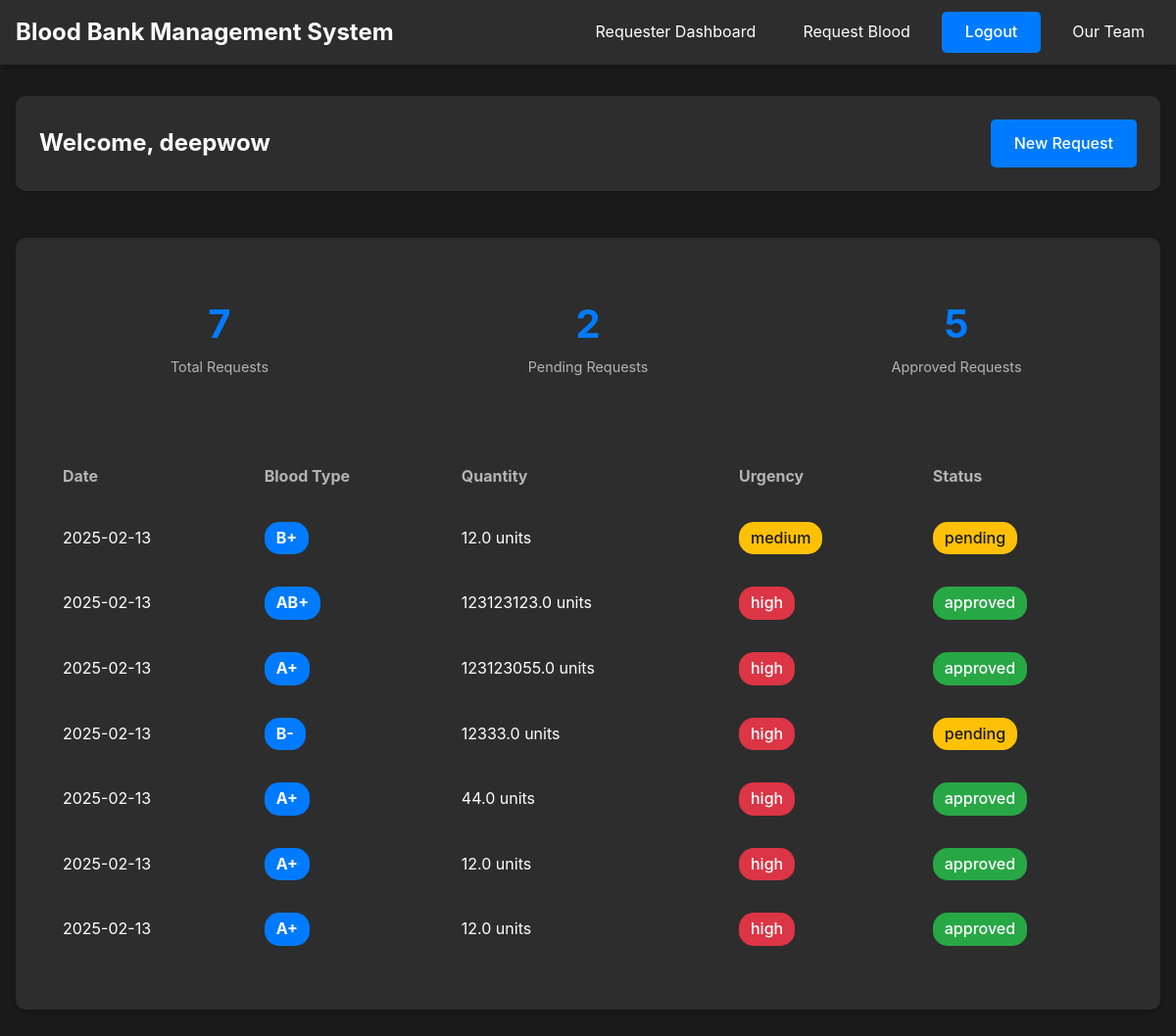
The page /requester_dashboard (signed in) on the database its author committed.
### models.py (models this page shows, shortened)
class User(UserMixin, db.Model):
    id = db.Column(db.Integer, primary_key=True)
    username = db.Column(db.String(64), unique=True, nullable=False)
    email = db.Column(db.String(120), unique=True, nullable=False)
    password_hash = db.Column(db.String(128))
    user_type = db.Column(db.String(20), nullable=False)  # admin, donor, or requester
    donations = db.relationship('BloodDonation', backref='donor', lazy=True)
    requests = db.relationship('BloodRequest', backref='requester', lazy=True)

class BloodRequest(db.Model):
    id = db.Column(db.Integer, primary_key=True)
    requester_id = db.Column(db.Integer, db.ForeignKey('user.id'), nullable=False)
    blood_type = db.Column(db.String(10), nullable=False)
    quantity = db.Column(db.Float, nullable=False)  # in units
    urgency = db.Column(db.String(20), nullable=False)  # high, medium, low
    status = db.Column(db.String(20), default='pending')  # pending, approved, rejected
    request_date = db.Column(db.DateTime, default=datetime.utcnow)

### app.py (the view)
@app.route('/requester_dashboard')
@login_required
def requester_dashboard():
    if current_user.user_type != 'requester':
        flash('Access denied. Requesters only.', 'error')
        return redirect(url_for('home'))
    requests = BloodRequest.query\
        .filter_by(requester_id=current_user.id)\
        .order_by(BloodRequest.request_date.desc())\
        .all()
    return render_template('requester_dashboard.html', requests=requests)

### app.py (called while the page is built)
@login_manager.user_loader
def load_user(user_id):
    return User.query.get(int(user_id))

### templates/requester_dashboard.html
{% extends "base.html" %}
{% block content %}
<div class="dashboard-container">
    <div class="dashboard-header card">
        <h2>Welcome, {{ current_user.username }}</h2>
        <a href="{{ url_for('request_blood') }}" class="btn">New Request</a>
    </div>
    <div class="card">
        <div class="stats-grid">
            <div class="stat-card">
                <div class="stat-number">{{ requests|length }}</div>
                <div class="stat-label">Total Requests</div>
            </div>
            <div class="stat-card">
                <div class="stat-number">
                    {{ requests|selectattr('status', 'equalto', 'pending')|list|length }}
                </div>
                <div class="stat-label">Pending Requests</div>
            </div>
            <div class="stat-card">
                <div class="stat-number">
                    {{ requests|selectattr('status', 'equalto', 'approved')|list|length }}
                </div>
                <div class="stat-label">Approved Requests</div>
            </div>
        </div>
        <div class="table-container">
            <table>
                <thead>
                    <tr>
                        <th>Date</th>
                        <th>Blood Type</th>
                        <th>Quantity</th>
                        <th>Urgency</th>
                        <th>Status</th>
                    </tr>
                </thead>
                <tbody>
                    {% for request in requests %}
                    <tr>
                        <td>{{ request.request_date.strftime('%Y-%m-%d') }}</td>
                        <td><span class="blood-type">{{ request.blood_type }}</span></td>
                        <td>{{ request.quantity }} units</td>
                        <td>
                            <span class="status status-{{ request.urgency }}">
                                {{ request.urgency }}
                            </span>
                        </td>
                        <td>
                            <span class="status status-{{ request.status }}">
                                {{ request.status }}
                            </span>
                        </td>
                    </tr>
                    {% else %}
                    <tr>
                        <td colspan="5" class="no-data">No requests yet</td>
                    </tr>
                    {% endfor %}
                </tbody>
            </table>
        </div>
    </div>
</div>
{% endblock %}

### templates/base.html (shortened to what this page needs)
<!DOCTYPE html>
<html lang="en">
<head>
    <link rel="stylesheet" href="{{ url_for('static', filename='style.css') }}">
</head>
<body>
    <nav>
        <div class="nav-wrapper">
            <a href="{{ url_for('home') }}" class="brand">Blood Bank Management System</a>
            <div class="nav-links">
                {% if current_user.is_authenticated %}
                    {% if current_user.user_type == 'admin' %}
                        <a href="{{ url_for('admin_dashboard') }}">Admin Dashboard</a>
                    {% elif current_user.user_type == 'donor' %}
                        <a href="{{ url_for('donor_dashboard') }}">Donor Dashboard</a>
                        <a href="{{ url_for('donate') }}">Donate Blood</a>
                    {% elif current_user.user_type == 'requester' %}
                        <a href="{{ url_for('requester_dashboard') }}">Requester Dashboard</a>
                        <a href="{{ url_for('request_blood') }}">Request Blood</a>
                    {% endif %}
                    <a href="{{ url_for('logout') }}" class="btn">Logout</a>
                    <a href="{{ url_for('team') }}">Our Team</a>
                {% else %}
                    <a href="{{ url_for('login') }}" class="btn">Login</a>
                    <a href="{{ url_for('register') }}" class="btn">Register</a>
                {% endif %}
            </div>
        </div>
    </nav>
    <div class="container">
        {% block content %}{% endblock %}
    </div>
</body>
</html>

### static/style.css (style rules this page uses)
:root { --bg-primary: #1a1a1a; --bg-secondary: #2d2d2d; --accent-primary: #007bff; --accent-hover: #0056b3; --text-primary: #ffffff; --text-secondary: #b3b3b3; --danger: #dc3545; --success: #28a745; --warning: #ffc107; }
* { margin: 0; padding: 0; box-sizing: border-box; }
body { font-family: 'Inter', -apple-system, BlinkMacSystemFont, sans-serif; line-height: 1.6; background-color: var(--bg-primary); color: var(--text-primary); }
nav { background-color: var(--bg-secondary); backdrop-filter: blur(10px); position: sticky; top: 0; z-index: 1000; box-shadow: 0 2px 10px rgba(0,0,0,0.3); padding: 0.75rem 1rem; }
.nav-wrapper { display: flex; justify-content: space-between; align-items: center; max-width: 1200px; margin: 0 auto; }
.brand { font-size: 1.5rem; font-weight: bold; color: var(--text-primary); text-decoration: none; }
.nav-links { display: flex; gap: 1rem; align-items: center; }
.nav-links a { color: var(--text-primary); text-decoration: none; padding: 0.5rem 1rem; border-radius: 5px; transition: all 0.3s ease; }
.nav-links .btn { background-color: var(--accent-primary); color: var(--text-primary); padding: 0.5rem 1.5rem; border-radius: 5px; transition: all 0.3s ease; }
.container { max-width: 1200px; margin: 2rem auto; padding: 0 1rem; }
.card { background-color: var(--bg-secondary); border-radius: 10px; padding: 2rem; margin-bottom: 1.5rem; box-shadow: 0 4px 6px rgba(0,0,0,0.1); transition: transform 0.3s ease; }
.btn { display: inline-block; padding: 0.75rem 1.5rem; background-color: var(--accent-primary); color: var(--text-primary); text-decoration: none; border-radius: 5px; border: none; cursor: pointer; transition: all 0.3s ease; font-weight: 500; }
.stats-grid { display: grid; grid-template-columns: repeat(auto-fit, minmax(250px, 1fr)); gap: 1.5rem; margin-bottom: 2rem; }
.stat-card { background-color: var(--bg-secondary); padding: 1.5rem; border-radius: 10px; text-align: center; }
.stat-number { font-size: 2.5rem; font-weight: bold; color: var(--accent-primary); }
.table-container { overflow-x: auto; }
table { width: 100%; border-collapse: collapse; margin: 1rem 0; }
th, td { padding: 1rem; text-align: left; border-bottom: 1px solid var(--bg-secondary); }
th { background-color: var(--bg-secondary); color: var(--text-secondary); }
.blood-type { display: inline-block; padding: 0.25rem 0.75rem; border-radius: 15px; font-weight: bold; background-color: var(--accent-primary); color: var(--text-primary); }
.status { display: inline-block; padding: 0.25rem 0.75rem; border-radius: 15px; font-weight: 500; }
.status-pending { background-color: var(--warning); color: var(--bg-primary); }
.status-approved { background-color: var(--success); color: var(--text-primary); }
.status-high { background-color: var(--danger); color: var(--text-primary); }
.status-medium { background-color: var(--warning); color: var(--bg-primary); }
.stat-label { color: var(--text-secondary); font-size: 0.9rem; }
.dashboard-container { display: flex; flex-direction: column; gap: 1.5rem; }
.dashboard-header { display: flex; justify-content: space-between; align-items: center; padding: 1.5rem; }
.dashboard-header h2 { color: var(--text-primary); font-size: 1.5rem; }

### rows shown on the page
User: username "deepwow"
BloodRequest: request_date "2025-02-13", blood_type "B+", quantity "12.0", urgency "medium", status "pending"
BloodRequest: request_date "2025-02-13", blood_type "AB+", quantity "123123123.0", urgency "high", status "approved"
BloodRequest: request_date "2025-02-13", blood_type "A+", quantity "123123055.0", urgency "high", status "approved"
BloodRequest: request_date "2025-02-13", blood_type "B-", quantity "12333.0", urgency "high", status "pending"
BloodRequest: request_date "2025-02-13", blood_type "A+", quantity "44.0", urgency "high", status "approved"
BloodRequest: request_date "2025-02-13", blood_type "A+", quantity "12.0", urgency "high", status "approved"
BloodRequest: request_date "2025-02-13", blood_type "A+", quantity "12.0", urgency "high", status "approved"

### other values the page prints
{{ requests|length }} "7"
{{ requests|selectattr('status', 'equalto', 'pending')|list|length }} "2"
{{ requests|selectattr('status', 'equalto', 'approved')|list|length }} "5"
